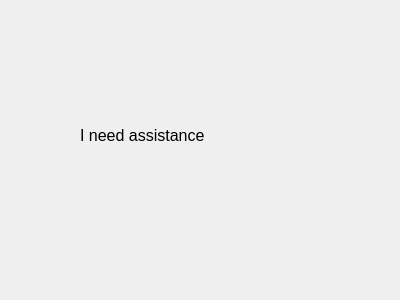
<?xml version="1.0" encoding="UTF-8"?>
<ui version="4.0">
 <class>needHelp</class>
 <widget class="QDialog" name="needHelp">
  <property name="geometry">
   <rect>
    <x>0</x>
    <y>0</y>
    <width>400</width>
    <height>300</height>
   </rect>
  </property>
  <property name="windowTitle">
   <string>Dialog</string>
  </property>
  <widget class="QLabel" name="label">
   <property name="geometry">
    <rect>
     <x>80</x>
     <y>100</y>
     <width>151</width>
     <height>71</height>
    </rect>
   </property>
   <property name="font">
    <font>
     <pointsize>12</pointsize>
    </font>
   </property>
   <property name="text">
    <string>I need assistance</string>
   </property>
  </widget>
 </widget>
 <resources/>
 <connections/>
</ui>
